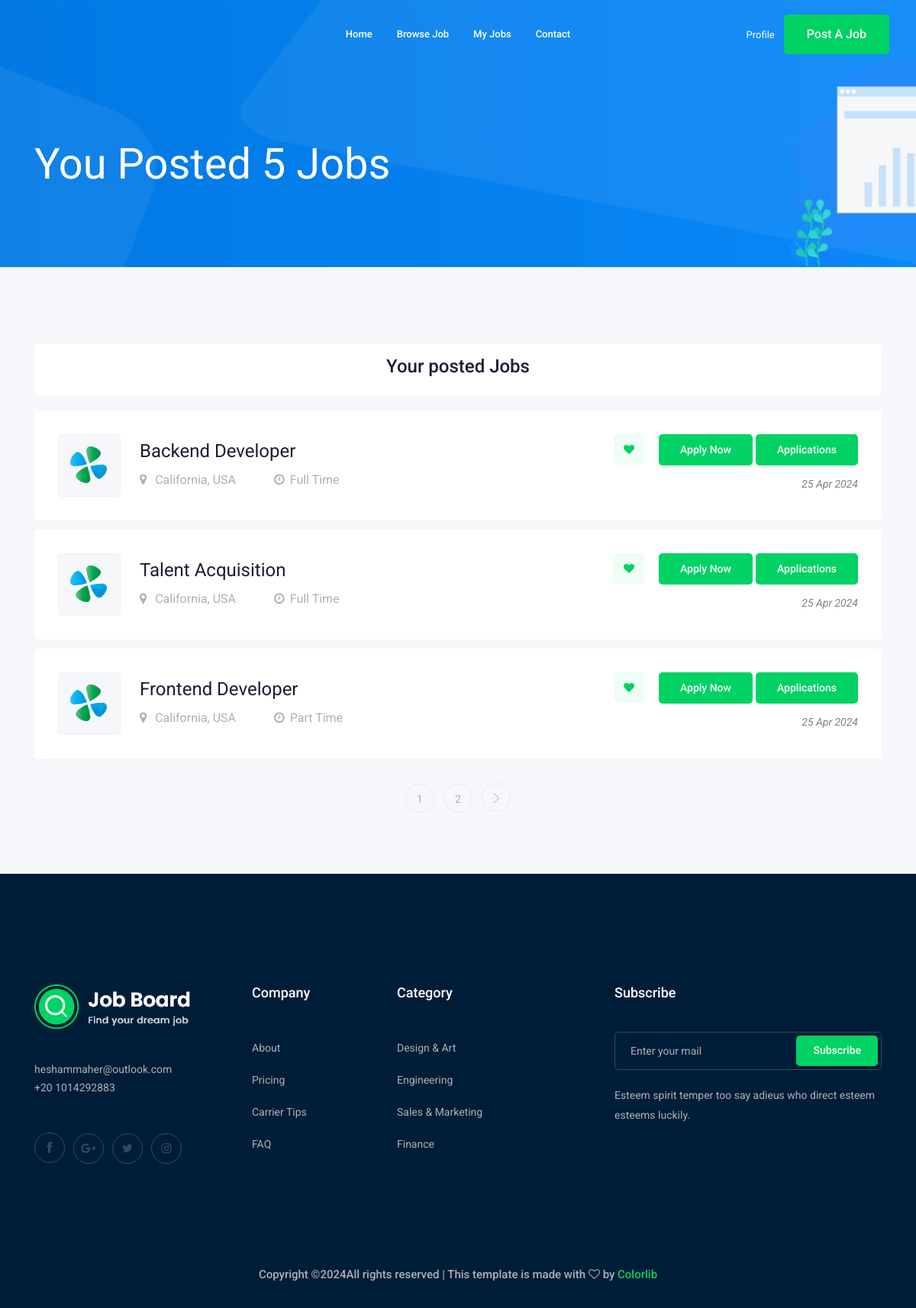
Before: /accounts/myjobs (signed in) with the older database file.
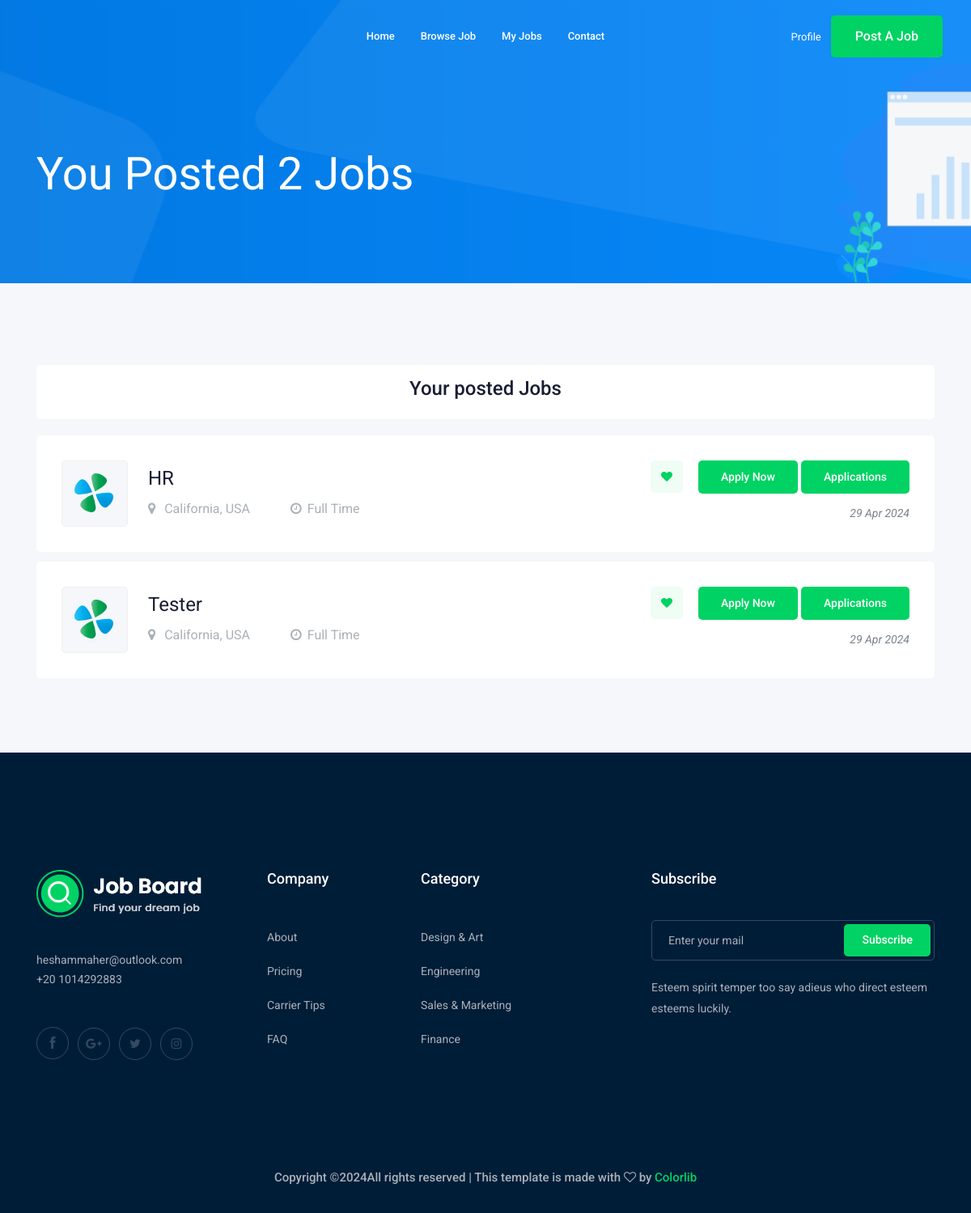
After: the same page with the newer database file.
### job/models.py (models this page shows, shortened)
class Job(models.Model):
    owner = models.ForeignKey(
        User, related_name="posted_jobs", on_delete=models.CASCADE
    )
    title = models.CharField(max_length=100)
    job_type = models.CharField(max_length=15, choices=JOB_TYPE)
    description = models.TextField(max_length=1000)
    published_at = models.DateTimeField(auto_now=True)
    Vacancy = models.IntegerField(default=1)
    Salary = models.IntegerField(default=0)
    experience = models.IntegerField(default=1)
    category = models.ForeignKey("Category", on_delete=models.CASCADE)
    image = models.ImageField(upload_to=image_upload, blank=True, null=True)
    slug = models.SlugField(blank=True, null=True)

### accounts/views.py (the view)
# urls.py: path("myjobs", views.my_jobs, name="my_posted_jobs"),
@login_required
def my_jobs(request):
    jobs = request.user.posted_jobs.all()
    paginator = Paginator(jobs, 3)
    page_number = request.GET.get("page")
    page_obj = paginator.get_page(page_number)
    return render(
        request, "accounts/my_posted_jobs.html", {"jobs": page_obj, "count": jobs.count}
    )

### accounts/templates/accounts/my_posted_jobs.html (shortened to what this page needs)
{% extends 'base.html' %}
{% load static %}
{% block body %}
  <div class="bradcam_area bradcam_bg_1">
    <div class="container">
      <div class="row">
        <div class="col-xl-12">
          <div class="bradcam_text">
            <h3>You posted {{ count }} Jobs</h3>
          </div>
        </div>
      </div>
    </div>
  </div>
  <div class="job_listing_area plus_padding">
    <div class="container">
      <div class="row">
        <div class="col-lg-12">
          <div class="recent_joblist_wrap">
            <div class="recent_joblist white-bg text-center">
              <div class="row align-items-center">
                <div class="col-md-12">
                  <h3 class="text-center">Your posted Jobs</h3>
                </div>
              </div>
            </div>
          </div>
          <div class="job_lists m-0">
            {% for job in jobs %}
              <div class="row">
                <div class="col-lg-12 col-md-12">
                  <div class="single_jobs white-bg d-flex justify-content-between">
                    <div class="jobs_left d-flex align-items-center">
                      <div class="thumb">
                        <img src="{% static 'img/svg_icon/1.svg' %}" alt="" />
                      </div>
                      <div class="jobs_conetent">
                        <a href="{% url 'jobs:job_detail' job.slug %}"><h4>{{ job.title }}</h4></a>
                        <div class="links_locat d-flex align-items-center">
                          <div class="location">
                            <p>
                              <i class="fa fa-map-marker"></i> California, USA
                            </p>
                          </div>
                          <div class="location">
                            <p>
                              <i class="fa fa-clock-o"></i>{{ job.job_type }}
                            </p>
                          </div>
                        </div>
                      </div>
                    </div>
                    <div class="jobs_right">
                      <div class="apply_now">
                        <a class="heart_mark" href="#"><i class="fa fa-heart"></i></a>
                        <a href="{% url 'jobs:job_detail' job.slug %}" class="boxed-btn3">Apply Now</a>
                        <a href="{% url 'accounts:my_posted_job_applications' job.id %}" class="boxed-btn3">Applications</a>
                      </div>
                      <div class="date">
                        <p>{{ job.published_at|date:'d M o' }}</p>
                      </div>
                    </div>
                  </div>
                </div>
              </div>
            {% endfor %} {% if jobs.has_other_pages %}
              <div class="row">
                <div class="col-lg-12">
                  <div class="pagination_wrap">
                    <ul>
                       {% for i in jobs.paginator.page_range %}
                        <li>
                          <a href="?page={{ i }}"><span>{{ i }}</span></a>
                        </li>
                      {% endfor %} {% if jobs.has_next %}
                        <li>
                          <a href="?page={{ jobs.next_page_number }}"><i class="ti-angle-right"></i></a>
                        </li>
                      {% endif %}
                    </ul>
                  </div>
                </div>
              </div>
            {% endif %}
          </div>
        </div>
      </div>
    </div>
  </div>
{% endblock %}

Changed rows visible on the page:
removed Job: title "Backend Developer", job_type "Full Time", published_at "25 Apr 2024"
no longer on this page (row edited): Job: title "Frontend Developer", job_type "Part Time", published_at "25 Apr 2024"
changed Job (number 1 of 2 on the later page): title "Talent Acquisition" → "HR"; published_at "25 Apr 2024" → "29 Apr 2024"
now on this page (row edited): Job: title "Tester", job_type "Full Time", published_at "29 Apr 2024"
Other visible differences:
{{ count }}: "5" → "2"
list line gone: "1"
list line gone: "2"
